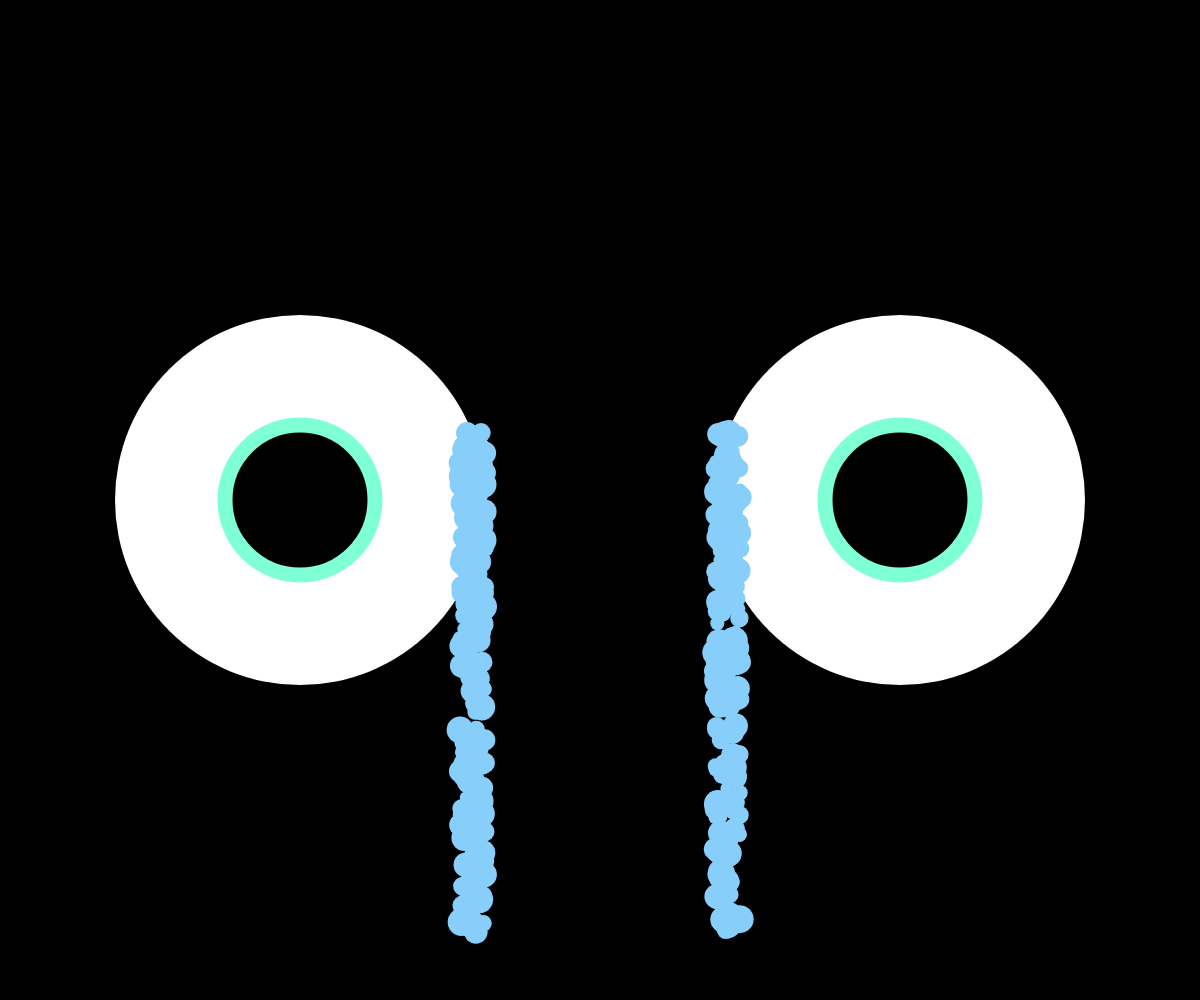
Frame 1 (no input)
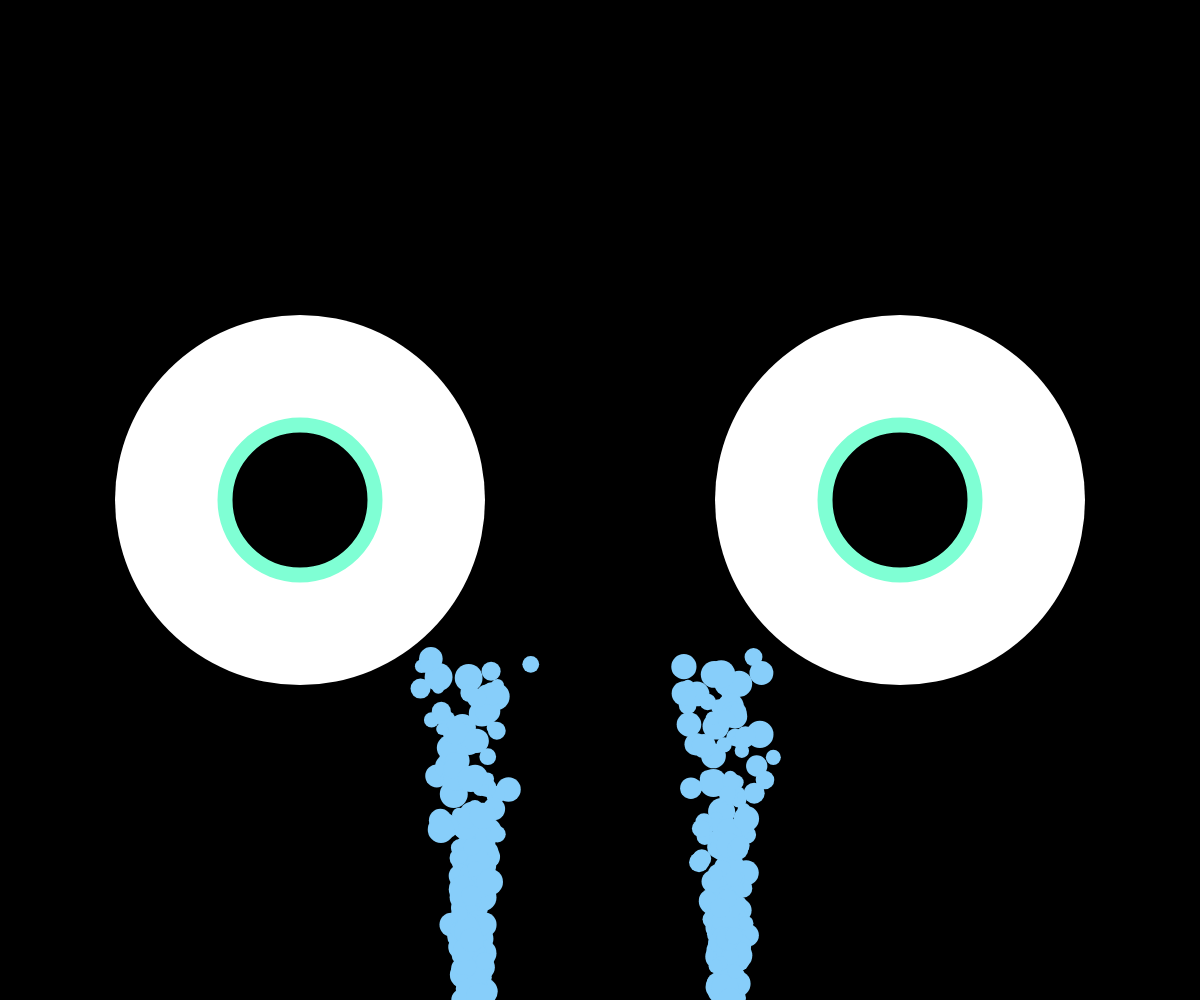
Frame 60 (no input)
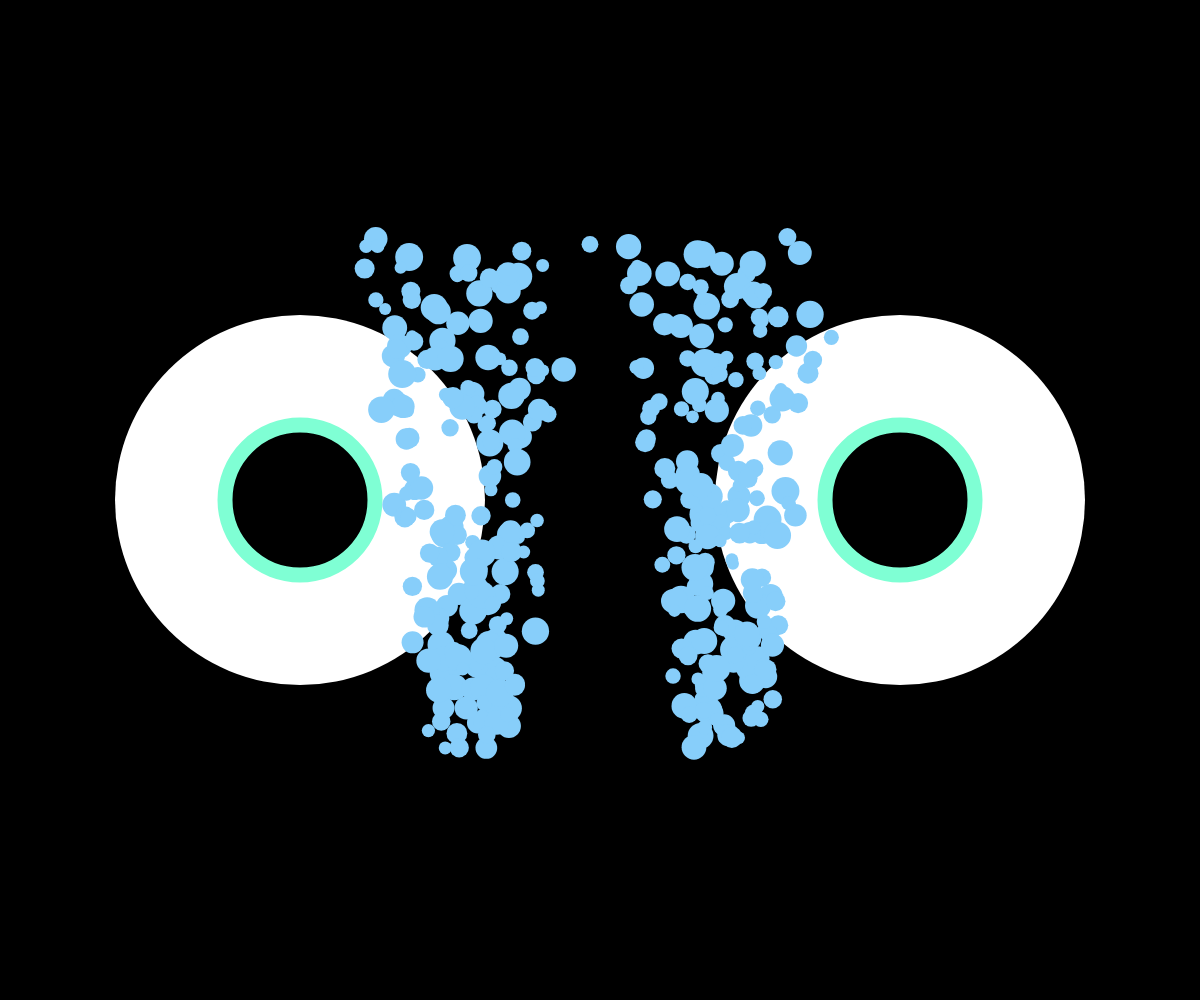
Frame 120 (the mouse pressed at the canvas centre since frame 60)

The p5.js sketch that drew these frames (run headless with seeded random() and noise() and a simulated clock; from frame 60 on, the mouse is pressed at the canvas centre):

// p5.js sketch
// ── sketch.js
var myTearDrop;
var amountOfTearDrop = 190; //max
var allMyDrop = []; //array

var myTearDropDx;
var amountOfTearDropDx = 190; //max
var allMyDropDx = []; //array

function preload() {}

function setup() {
  createCanvas(windowWidth, windowHeight); //create canvas
  frameRate(60);
  angleMode("DEGREE"); //cambio unità angoli

  for (var i = 0; i < amountOfTearDrop; i++) { //creating a for cycle with interative variable that goes from 0 to the aount of balls

    var myTearDrop = new Drop(random(windowWidth / 4 + 185, windowWidth / 4 + 160), random(0.5, 1) * windowHeight - 75, random(12, 28), "LightSkyBlue", noStroke());

    allMyDrop.push(myTearDrop);
  }

  for (var i = 0; i < amountOfTearDropDx; i++) { //creating a for cycle with interative variable that goes from 0 to the aount of balls
    var myTearDropDx = new Drop(random(windowWidth * 3 / 4 - 185, windowWidth * 3 / 4 - 160), random(0.5, 1) * windowHeight - 75, random(12, 28), "LightSkyBlue", noStroke());
    allMyDropDx.push(myTearDropDx);
  }

}

function draw() {
  background("black"); //i put colorbackground in draw so the drop doesn't leave trail

  push();
  drawEye(windowWidth / 4, windowHeight / 2, 370, "white", "aquamarine", 0); //iride sx
  drawEye(windowWidth / 4, windowHeight / 2, 150, "black", "aquamarine", 15); //pupilla sx

  drawEye(windowWidth * 3 / 4, windowHeight / 2, 370, "white", "aquamarine", 0); //iride sx
  drawEye(windowWidth * 3 / 4, windowHeight / 2, 150, "black", "aquamarine", 15); //pupilla sx
  pop();

  for (var i = 0; i < allMyDrop.length; i++) {
    var b = allMyDrop[i]; //i dell'array
    b.move();
    b.display();
  }

  for (var i = 0; i < allMyDropDx.length; i++) {
    var b = allMyDropDx[i]; //i dell'array
    b.move();
    b.display();
  }

}

function drawEye(_x, _y, _d, _color, _strokeC, _strokeW) {
  fill(_color);
  stroke(_strokeC);
  strokeWeight(_strokeW)
  ellipse(_x, _y, _d);
}

function Drop(_x, _y, _d, _color, _stroke) {
  //properties
  this.size = _d; //variable diameter
  this.x = _x;
  this.y = _y;
  this.color = _color;
  this.stroke = _stroke;

  //handcoded
  this.speedx = 0;
  this.speedy = 7;

  //methods --> action --> movement
  this.move = function() {
    this.x += this.speedx; //come deve muoversi su x. la x è uguale a x + this.speed
    this.y += this.speedy; //come deve muoversi su y. la y è uguale a y + this.speed
    if (this.y > windowHeight || this.y < 0) { //condizioni per bouncing
      this.speedx = random(-1, 1);
      this.speedy = -this.speedy;
      console.log('h'); //just cheching if it's working in the console
    } else if (this.x > windowWidth || this.x < 0) { //condizioni per bouncing
      this.speedy = random(-1, 1);
      this.speedx = -this.speedx * 3;
    }
  }

  //methods --> action --> shows the objects
  this.display = function() {
    fill(this.color);
    ellipse(this.x, this.y, this.size);
  }


}
